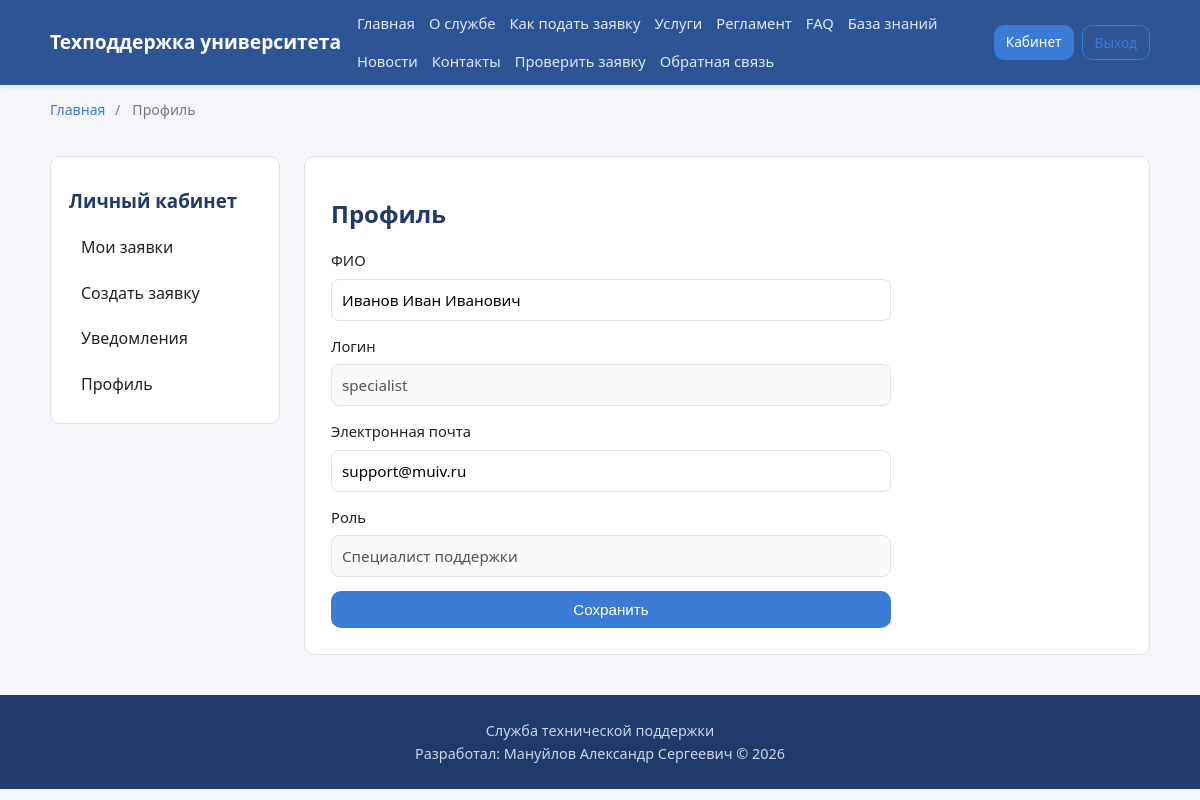
Page /cabinet/profile (signed in) on the committed database.
### app/models.py (models this page shows, shortened)
class User(UserMixin, db.Model):
    __tablename__ = "users"
    id = db.Column(db.Integer, primary_key=True)
    username = db.Column(db.String(64), unique=True, nullable=False, index=True)
    email = db.Column(db.String(120), unique=True, nullable=False, index=True)
    password_hash = db.Column(db.String(255), nullable=False)
    full_name = db.Column(db.String(150), nullable=False)
    is_active = db.Column(db.Boolean, default=True)
    created_at = db.Column(db.DateTime, default=datetime.utcnow)
    role_id = db.Column(db.Integer, db.ForeignKey("roles.id"), nullable=False)
    department_id = db.Column(db.Integer, db.ForeignKey("departments.id"))
    role = db.relationship("Role", back_populates="users")
    department = db.relationship("Department", back_populates="users")
    authored_tickets = db.relationship(
        "Ticket", back_populates="author", foreign_keys="Ticket.author_id"
    )
    assigned_tickets = db.relationship(
        "Ticket", back_populates="assignee", foreign_keys="Ticket.assignee_id"
    )
    comments = db.relationship("Comment", back_populates="author")

class Role(db.Model):
    __tablename__ = "roles"
    id = db.Column(db.Integer, primary_key=True)
    name = db.Column(db.String(50), unique=True, nullable=False)
    description = db.Column(db.String(255))
    users = db.relationship("User", back_populates="role")

### app/tickets.py (the view, shortened to what this page needs)
@tickets_bp.route("/profile", methods=["GET", "POST"])
@login_required
def profile():
    return render_template("cabinet/profile.html")

### app/models.py (called while the page is built)
@login_manager.user_loader
def load_user(user_id):
    return db.session.get(User, int(user_id))

### app/templates/cabinet/profile.html (shortened to what this page needs)
{% extends "base.html" %}
{% block crumbs %}<span>/</span><span>Профиль</span>{% endblock %}
{% block content %}
<div class="layout">
    {% include "cabinet/_sidebar.html" %}
    <section class="content">
        <h1>Профиль</h1>
        <form method="post" class="form">
            <label>ФИО<input type="text" name="full_name" value="{{ current_user.full_name }}"></label>
            <label>Логин<input type="text" value="{{ current_user.username }}" disabled></label>
            <label>Электронная почта<input type="email" name="email" value="{{ current_user.email }}"></label>
            <label>Роль<input type="text" value="{{ current_user.role.name }}" disabled></label>
            <button class="btn" type="submit">Сохранить</button>
        </form>
    </section>
</div>
{% endblock %}

### app/static/css/style.css (style rules this page uses)
:root { --primary:#2f5496; --primary-dark:#1f3a6b; --accent:#3a7bd5; --bg:#f4f6fa; --surface:#ffffff; --text:#222; --muted:#777; --border:#e0e4ea; --success:#1f8a4c; --error:#c0392b; --radius:10px; }
* { box-sizing:border-box;margin:0;padding:0 }
body { font-family:'Segoe UI',Tahoma,sans-serif;background:var(--bg);color:var(--text);line-height:1.6 }
h1 { margin:.5em 0;color:var(--primary-dark) }
.btn { display:inline-block;background:var(--accent);color:#fff;padding:10px 18px;border:none;border-radius:var(--radius);cursor:pointer;font-size:.95rem;transition:background .2s }
.breadcrumbs span { margin:0 6px }
.layout { display:grid;grid-template-columns:230px 1fr;gap:24px;margin:20px 0 }
.content { background:var(--surface);border:1px solid var(--border);border-radius:var(--radius);padding:26px;min-width:0 }
.form { display:flex;flex-direction:column;gap:14px;max-width:560px;margin-top:16px }
.form label { display:flex;flex-direction:column;gap:6px;font-weight:500;font-size:.92rem }
.form input,.form select,.form textarea { padding:10px;border:1px solid var(--border);border-radius:8px;font-size:.95rem;font-family:inherit }

### rows in the picture
User: full_name "Иванов Иван Иванович", username "specialist", email "support@muiv.ru"
Role: role.name "Специалист поддержки"
